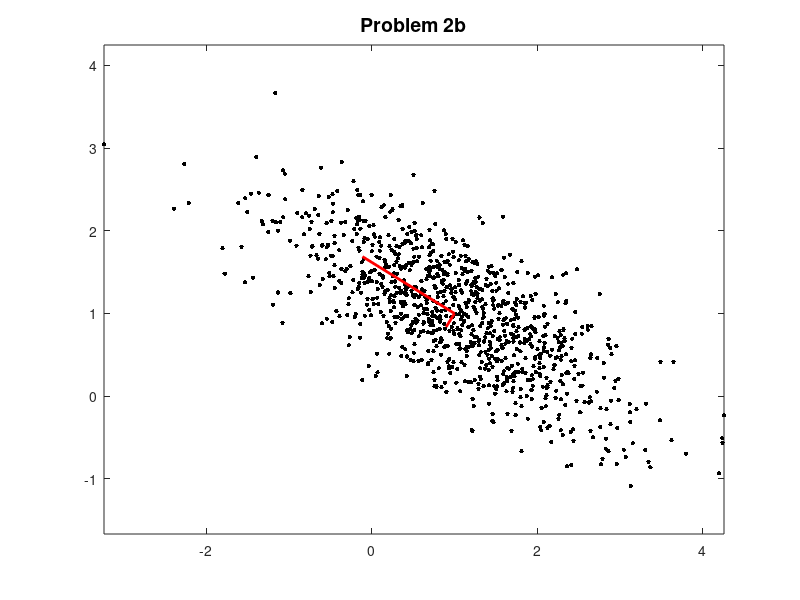

The MATLAB script that drew this image: (Note: this script raises an error after producing the figure.)
% Daniela Chanci Arrubla
% HW1 CS534 - Problem 2

clear;clc;

%% Problem 2b

% Create samples from Standard Normal Distribution
mu = [0 0]';
Rw = [1 0; 0 1];
W = mvnrnd(mu,Rw,1000);
W = W';

% Create samples from given distribution
Rx = [1 -0.5; -0.5 0.5]; % Covariance
mu = [1 1];  % Mean
[V,D] = eig(Rx); % Eigenvalues and Diagonal Matrix
D1 = D^(1/2);
X = V*D1*W;  % New Samples
X = X + 1;  % New Samples

% Plot 1000 samples
figure; 
plot(X(1,:),X(2,:),'k.', 'MarkerSize', 10);
title('Problem 2b', 'FontSize', 14);
axis('equal');
hold on

% Plot eigenvectors
V = V*D + 1;  
plot([1 V(1,1)],[1 V(2,1)], 'r', 'LineWidth', 2);
plot([1 V(1,2)],[1 V(2,2)], 'r', 'LineWidth', 2);

% Plot level curves of PDF
G = gmdistribution(mu,Rx);
f = @(x,y) pdf(G,[x y]);
fcontour(f, 'LineWidth', 1);
hold off

%% Problem 2c

% Plot 1000 samples
figure; 
plot(X(1,:),X(2,:),'k.', 'MarkerSize', 10);
title('Problem 2c', 'FontSize', 14);
axis('equal');
hold on

% Plot level curves of euclidean distance
f = @(x,y) sqrt((x-mu(1))^2 + (y-mu(2))^2);
fcontour(f,'LineWidth',1);
hold off

%% Problem 2d

% Plot 1000 samples
figure; 
plot(X(1,:),X(2,:),'k.', 'MarkerSize', 10);
title('Problem 2d', 'FontSize', 14);
axis('equal');
hold on

% Plot level curves of Mahalanobis distance
f = @(x,y) sqrt(([x;y]-mu')'*inv(Rx)*([x;y]-mu'));
fcontour(f,'LineWidth',1);
hold off
